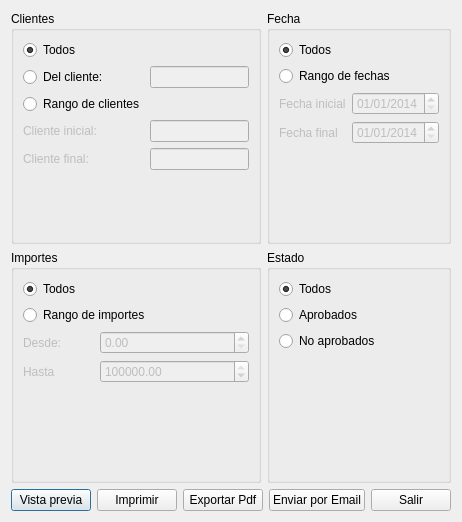
<?xml version="1.0" encoding="UTF-8"?>
<ui version="4.0">
 <class>frmListadosPre</class>
 <widget class="QDialog" name="frmListadosPre">
  <property name="geometry">
   <rect>
    <x>0</x>
    <y>0</y>
    <width>457</width>
    <height>522</height>
   </rect>
  </property>
  <property name="windowTitle">
   <string>Listado de Presupuestos</string>
  </property>
  <layout class="QGridLayout" name="gridLayout_5">
   <item row="0" column="0">
    <widget class="QGroupBox" name="groupBox">
     <property name="title">
      <string>Clientes</string>
     </property>
     <layout class="QGridLayout" name="gridLayout">
      <item row="0" column="0">
       <widget class="QRadioButton" name="rdbTodosClientes">
        <property name="text">
         <string>Todos</string>
        </property>
        <property name="checked">
         <bool>true</bool>
        </property>
       </widget>
      </item>
      <item row="3" column="0">
       <widget class="QLabel" name="lblCliIni">
        <property name="enabled">
         <bool>false</bool>
        </property>
        <property name="text">
         <string>Cliente inicial:</string>
        </property>
       </widget>
      </item>
      <item row="1" column="0">
       <widget class="QRadioButton" name="rdb1Cliente">
        <property name="text">
         <string>Del cliente:</string>
        </property>
       </widget>
      </item>
      <item row="3" column="1">
       <widget class="QLineEdit" name="txtClienteIni">
        <property name="enabled">
         <bool>false</bool>
        </property>
       </widget>
      </item>
      <item row="1" column="1">
       <widget class="QLineEdit" name="txt1Cliente">
        <property name="enabled">
         <bool>false</bool>
        </property>
       </widget>
      </item>
      <item row="8" column="0">
       <spacer name="verticalSpacer">
        <property name="orientation">
         <enum>Qt::Vertical</enum>
        </property>
        <property name="sizeHint" stdset="0">
         <size>
          <width>20</width>
          <height>40</height>
         </size>
        </property>
       </spacer>
      </item>
      <item row="2" column="0">
       <widget class="QRadioButton" name="rdbRGClientes">
        <property name="text">
         <string>Rango de clientes</string>
        </property>
       </widget>
      </item>
      <item row="4" column="1">
       <widget class="QLineEdit" name="txtCFin">
        <property name="enabled">
         <bool>false</bool>
        </property>
       </widget>
      </item>
      <item row="4" column="0">
       <widget class="QLabel" name="lblCliFin">
        <property name="enabled">
         <bool>false</bool>
        </property>
        <property name="text">
         <string>Cliente final:</string>
        </property>
       </widget>
      </item>
     </layout>
    </widget>
   </item>
   <item row="0" column="1">
    <widget class="QGroupBox" name="groupBox_2">
     <property name="title">
      <string>Fecha</string>
     </property>
     <layout class="QGridLayout" name="gridLayout_2">
      <item row="0" column="0" colspan="2">
       <widget class="QRadioButton" name="rdbTodasFechas">
        <property name="text">
         <string>Todos</string>
        </property>
        <property name="checked">
         <bool>true</bool>
        </property>
       </widget>
      </item>
      <item row="1" column="0" colspan="2">
       <widget class="QRadioButton" name="rdbRGFechas">
        <property name="text">
         <string>Rango de fechas</string>
        </property>
       </widget>
      </item>
      <item row="2" column="0">
       <widget class="QLabel" name="lblFechaDesde">
        <property name="enabled">
         <bool>false</bool>
        </property>
        <property name="text">
         <string>Fecha inicial</string>
        </property>
       </widget>
      </item>
      <item row="2" column="1">
       <widget class="QDateEdit" name="dateDesde">
        <property name="enabled">
         <bool>false</bool>
        </property>
        <property name="dateTime">
         <datetime>
          <hour>0</hour>
          <minute>0</minute>
          <second>0</second>
          <year>2014</year>
          <month>1</month>
          <day>1</day>
         </datetime>
        </property>
        <property name="displayFormat">
         <string>dd/MM/yyyy</string>
        </property>
       </widget>
      </item>
      <item row="3" column="0">
       <widget class="QLabel" name="lblFechaHasta">
        <property name="enabled">
         <bool>false</bool>
        </property>
        <property name="text">
         <string>Fecha final</string>
        </property>
       </widget>
      </item>
      <item row="3" column="1">
       <widget class="QDateEdit" name="deteHasta">
        <property name="enabled">
         <bool>false</bool>
        </property>
        <property name="dateTime">
         <datetime>
          <hour>0</hour>
          <minute>0</minute>
          <second>0</second>
          <year>2014</year>
          <month>1</month>
          <day>1</day>
         </datetime>
        </property>
        <property name="displayFormat">
         <string>dd/MM/yyyy</string>
        </property>
       </widget>
      </item>
      <item row="4" column="0">
       <spacer name="verticalSpacer_2">
        <property name="orientation">
         <enum>Qt::Vertical</enum>
        </property>
        <property name="sizeHint" stdset="0">
         <size>
          <width>20</width>
          <height>80</height>
         </size>
        </property>
       </spacer>
      </item>
     </layout>
    </widget>
   </item>
   <item row="1" column="0">
    <widget class="QGroupBox" name="groupBox_3">
     <property name="title">
      <string>Importes</string>
     </property>
     <layout class="QGridLayout" name="gridLayout_3">
      <item row="0" column="0" colspan="2">
       <widget class="QRadioButton" name="rdbTodosImportes">
        <property name="text">
         <string>Todos</string>
        </property>
        <property name="checked">
         <bool>true</bool>
        </property>
       </widget>
      </item>
      <item row="1" column="0" colspan="2">
       <widget class="QRadioButton" name="rdbRGImportes">
        <property name="text">
         <string>Rango de importes</string>
        </property>
       </widget>
      </item>
      <item row="2" column="0">
       <widget class="QLabel" name="lblImporteDesde">
        <property name="enabled">
         <bool>false</bool>
        </property>
        <property name="text">
         <string>Desde:</string>
        </property>
       </widget>
      </item>
      <item row="2" column="1" colspan="2">
       <widget class="QDoubleSpinBox" name="spinDesde">
        <property name="enabled">
         <bool>false</bool>
        </property>
        <property name="maximum">
         <double>999999999.000000000000000</double>
        </property>
       </widget>
      </item>
      <item row="3" column="0">
       <widget class="QLabel" name="lblImporteHasta">
        <property name="enabled">
         <bool>false</bool>
        </property>
        <property name="text">
         <string>Hasta</string>
        </property>
       </widget>
      </item>
      <item row="3" column="1" colspan="2">
       <widget class="QDoubleSpinBox" name="spinHasta">
        <property name="enabled">
         <bool>false</bool>
        </property>
        <property name="maximum">
         <double>999999999.000000000000000</double>
        </property>
        <property name="value">
         <double>999999999.000000000000000</double>
        </property>
       </widget>
      </item>
      <item row="4" column="2">
       <spacer name="verticalSpacer_3">
        <property name="orientation">
         <enum>Qt::Vertical</enum>
        </property>
        <property name="sizeHint" stdset="0">
         <size>
          <width>20</width>
          <height>80</height>
         </size>
        </property>
       </spacer>
      </item>
     </layout>
     <zorder>rdbTodosImportes</zorder>
     <zorder>rdbRGImportes</zorder>
     <zorder>spinDesde</zorder>
     <zorder>spinHasta</zorder>
     <zorder>lblImporteDesde</zorder>
     <zorder>lblImporteHasta</zorder>
     <zorder>verticalSpacer_3</zorder>
    </widget>
   </item>
   <item row="1" column="1">
    <widget class="QGroupBox" name="groupBox_4">
     <property name="title">
      <string>Estado</string>
     </property>
     <layout class="QGridLayout" name="gridLayout_4">
      <item row="0" column="0">
       <widget class="QRadioButton" name="rdbTodosEstados">
        <property name="text">
         <string>Todos</string>
        </property>
        <property name="checked">
         <bool>true</bool>
        </property>
       </widget>
      </item>
      <item row="1" column="0">
       <widget class="QRadioButton" name="rdbAprovados">
        <property name="text">
         <string>Aprobados</string>
        </property>
       </widget>
      </item>
      <item row="2" column="0">
       <widget class="QRadioButton" name="rdbNoAprovados">
        <property name="text">
         <string>No aprobados</string>
        </property>
       </widget>
      </item>
      <item row="3" column="0">
       <spacer name="verticalSpacer_4">
        <property name="orientation">
         <enum>Qt::Vertical</enum>
        </property>
        <property name="sizeHint" stdset="0">
         <size>
          <width>20</width>
          <height>112</height>
         </size>
        </property>
       </spacer>
      </item>
     </layout>
    </widget>
   </item>
   <item row="2" column="0" colspan="2">
    <layout class="QHBoxLayout" name="horizontalLayout">
     <item>
      <widget class="QPushButton" name="btnPrew">
       <property name="text">
        <string>Vista previa</string>
       </property>
      </widget>
     </item>
     <item>
      <widget class="QPushButton" name="btnPrint">
       <property name="text">
        <string>Imprimir</string>
       </property>
      </widget>
     </item>
     <item>
      <widget class="QPushButton" name="btnPdf">
       <property name="text">
        <string>Exportar Pdf</string>
       </property>
      </widget>
     </item>
     <item>
      <widget class="QPushButton" name="btnMail">
       <property name="text">
        <string>Enviar por Email</string>
       </property>
      </widget>
     </item>
     <item>
      <spacer name="horizontalSpacer">
       <property name="orientation">
        <enum>Qt::Horizontal</enum>
       </property>
       <property name="sizeHint" stdset="0">
        <size>
         <width>40</width>
         <height>20</height>
        </size>
       </property>
      </spacer>
     </item>
     <item>
      <widget class="QPushButton" name="btnSalir">
       <property name="text">
        <string>Salir</string>
       </property>
      </widget>
     </item>
    </layout>
   </item>
  </layout>
 </widget>
 <resources/>
 <connections/>
</ui>
